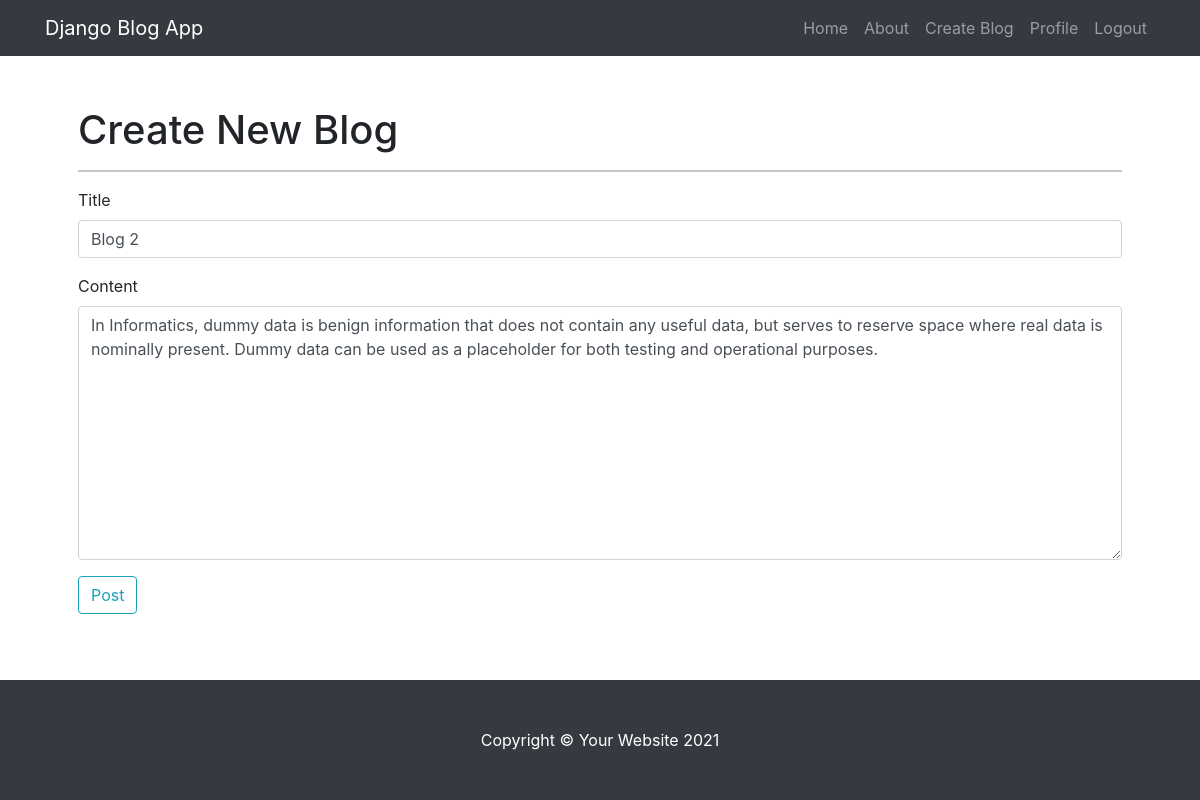
Screenshot of /post/2/update (signed in) with the database file from the repository.
### core/models.py (models this page shows, shortened)
class Post(models.Model):
    title = models.CharField(max_length = 100)
    content = models.TextField()
    created_at = models.DateTimeField(default=timezone.now)
    author = models.ForeignKey(User, on_delete=models.CASCADE)

### core/views.py (the view, shortened to what this page needs)
# urls.py: path('post/<int:pk>/update', views.PostUpdateView.as_view(), name="blog-update"),
class PostUpdateView(LoginRequiredMixin, UserPassesTestMixin, UpdateView):
    model = Post
    fields = ['title','content']
    template_name = 'create.html'
    def test_func(self):
        post = self.get_object()
        if self.request.user == post.author:
            return True
        return False

### core/templates/create.html (shortened to what this page needs)
{% extends "base.html" %}
{% load widget_tweaks %}
{% block content %}
    <div class="container px-5">
        <div class="content-section">
            <h1>Create New Blog</h1> <hr>
            <form method="POST">
                <div class="form-group">
                  <label for="title">Title</label>
                  {% render_field form.title class+="form-control" %}
                </div>
                <div class="form-group">
                  <label for="title">Content</label>
                  {% render_field form.content class+="form-control" %}
                </div>
                <div class="form-group">
                    <button class="btn btn-outline-info" type="submit">Post</button>
                </div>
            </form>
        </div>
    </div>
{% endblock content %}

### core/static/detail.css (style rules this page uses)
body { margin-top:20px; }

### rows the page displays
Post: title "Blog 2", content "In Informatics, dummy data is benign information that does not contain any useful data, but serves to reserve space where real data is nominally present. Dummy data can be used as a placeholder for both testing and operational purposes."
